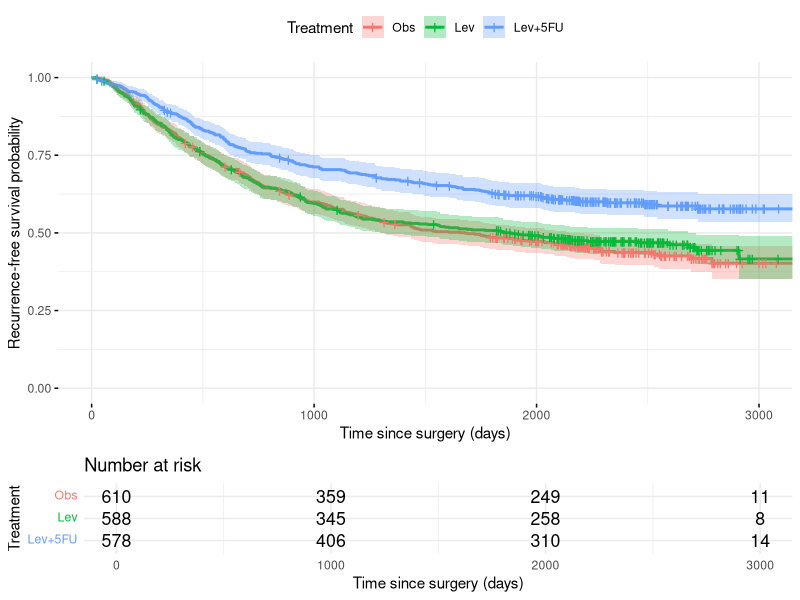
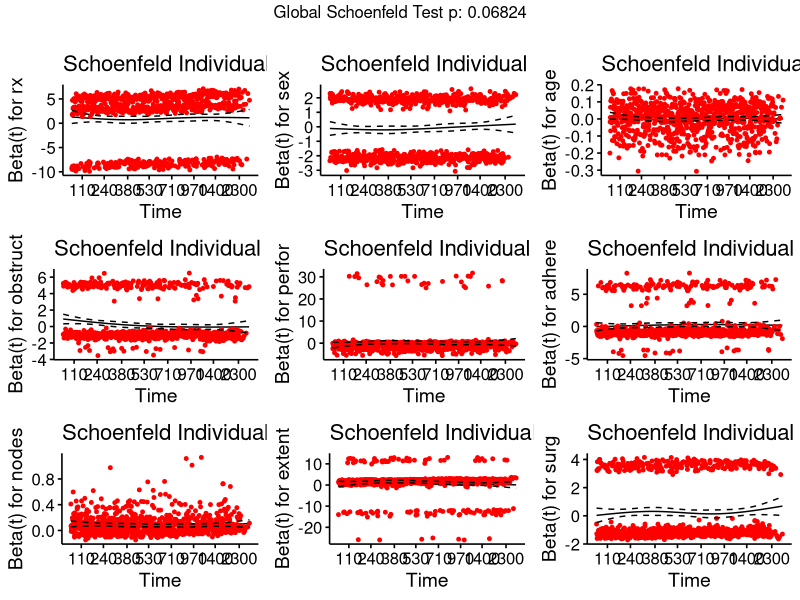
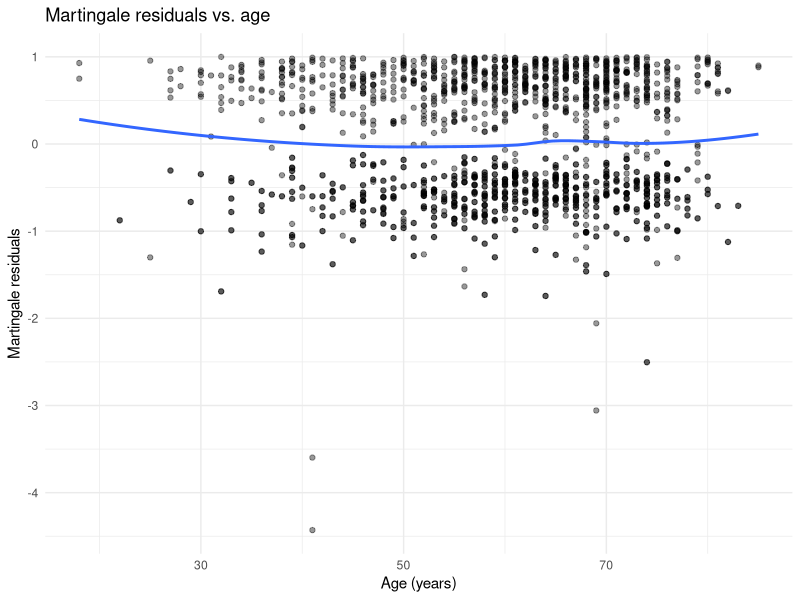
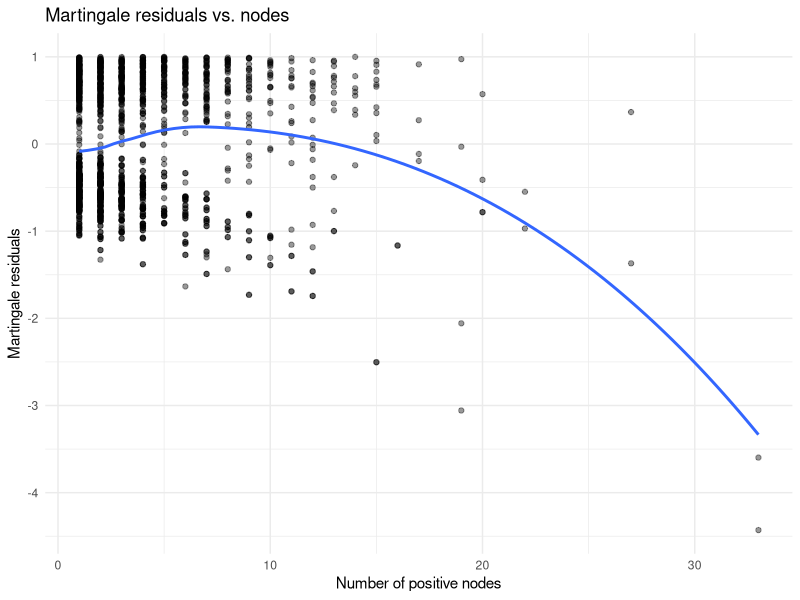
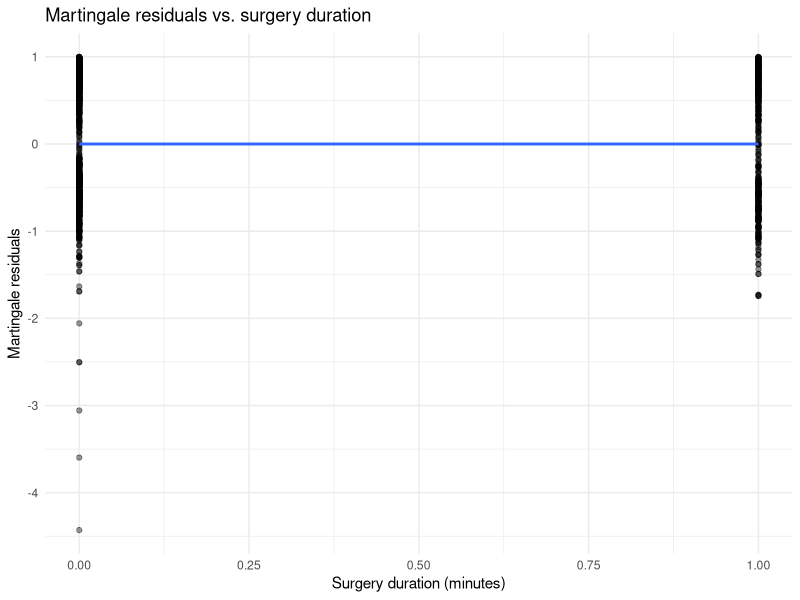
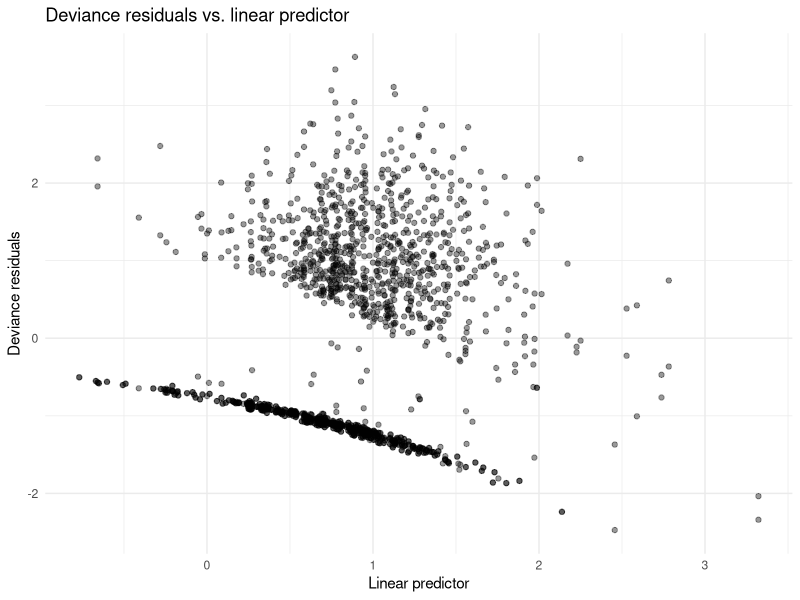
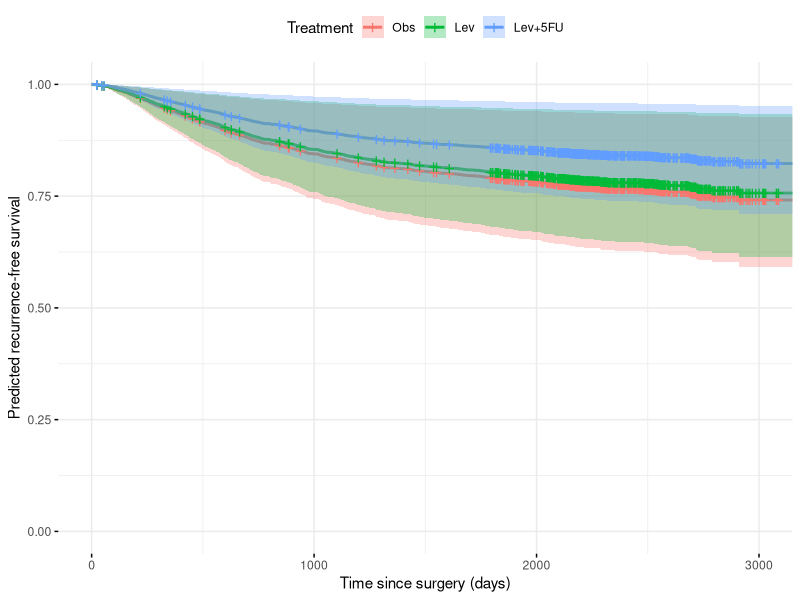
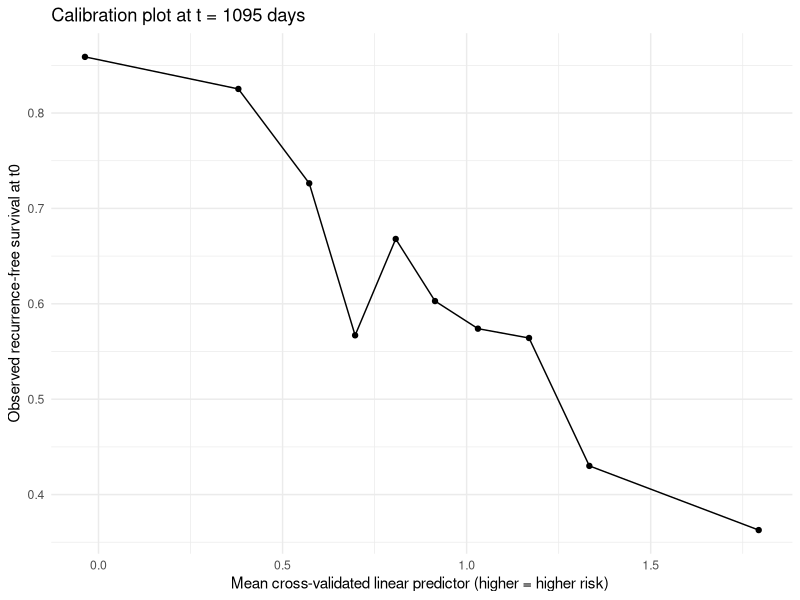

The R script that drew these images, in order:
# Load packages ------------------------------------------------------
library(survival)   # survival objects, Cox model
library(survminer)  # KM and Cox plots
library(dplyr)      # data wrangling
library(ggplot2)    # plotting
library(Hmisc)      # C-index (rcorr.cens)
library(tidyr)      # drop_na
library(knitr)      # kable
library(broom)      # tidy outputs
library(here)       # file paths
library(tibble)


#--- Load and Clean Data -----------------------------------------------------
set.seed(713)       # reproducibility

colon <- survival::colon

# Replace nodes = 0 with 1
colon <- colon %>%
  mutate(
    nodes = ifelse(nodes == 0, 1, nodes)
  )


# Define survival object for recurrence-free survival
surv_obj <- Surv(time = colon$time, event = colon$status)


# Recode treatment (rx) and sex to factors
colon <- colon %>%
  mutate(
    rx = factor(rx,
                levels = c("Obs", "Lev", "Lev+5FU")),
    sex = factor(sex,
                 levels = c(0, 1),
                 labels = c("Female", "Male")),
    obstruct = factor(obstruct,
                      levels = c(0, 1),
                      labels = c("No obstruction", "Obstruction")),
    perfor = factor(perfor,
                    levels = c(0, 1),
                    labels = c("No perforation", "Perforation")),
    adhere = factor(adhere,
                    levels = c(0, 1),
                    labels = c("Adherent", "Not adherent")),
    extent = factor(extent)
  )

colon <- colon |> drop_na()

#--- Descriptive Statistics ----------------------------------------------------

# Baseline characteristics by treatment group (on full colon, not colon_model)
baseline_table <- colon %>%
  group_by(rx) %>%
  summarise(
    n = n(),
    age_mean = mean(age, na.rm = TRUE),
    age_sd   = sd(age, na.rm = TRUE),
    nodes_median = median(nodes, na.rm = TRUE),
    nodes_IQR    = IQR(nodes, na.rm = TRUE),
    male_pct     = mean(sex == "Male", na.rm = TRUE) * 100,
    obstruct_pct = mean(obstruct == "Obstruction", na.rm = TRUE) * 100,
    perfor_pct   = mean(perfor == "Perforation", na.rm = TRUE) * 100,
    nonadherent_pct = mean(adhere == "Not adherent", na.rm = TRUE) * 100,
    .groups = "drop"
  )

print(baseline_table)


#--- Kaplan–Meier Curves by Treatment ------------------------------------------

fit_km_rx <- survfit(Surv(time, status) ~ rx, data = colon)

km_plot_rx <- ggsurvplot(
  fit_km_rx,
  data       = colon,
  risk.table = TRUE,
  conf.int   = TRUE,
  pval       = FALSE,  # turned off to avoid "only 1 group" survdiff errors
  legend.title = "Treatment",
  legend.labs  = levels(colon$rx),
  xlab       = "Time since surgery (days)",
  ylab       = "Recurrence-free survival probability",
  ggtheme    = theme_minimal()
)

print(km_plot_rx)


#--- Cox Prediction Model -------------------------------------------------

cox <- coxph(
  Surv(time, status) ~ rx + sex + age +
    obstruct + perfor + adhere + nodes + extent + surg,
  data = colon
)

summary(cox)

cox_tidy <- tidy(cox, exponentiate = TRUE, conf.int = TRUE)
kable(cox_tidy, digits = 3,
      caption = "Cox prediction model: hazard ratios (for reference)")


#--- Model Diagnostics ---------------------------------------------------------

## 1) Proportional Hazards Assumption

zph_full <- cox.zph(cox)
print(zph_full)

# Schoenfeld residual plots
ggcoxzph(zph_full)


## 2) Martingale residuals

martingale_resid <- residuals(cox, type = "martingale")

# Create diagnostic dataframe by filtering colon to match the Cox model rows
diagnostic_df <- colon %>%
  drop_na(time, status, rx, sex, age, obstruct, perfor, adhere, nodes, extent, surg) %>%
  mutate(martingale = martingale_resid)

# Age vs martingale
ggplot(diagnostic_df, aes(x = age, y = martingale)) +
  geom_point(alpha = 0.4) +
  geom_smooth(method = "loess", se = FALSE) +
  theme_minimal() +
  labs(
    title = "Martingale residuals vs. age",
    x     = "Age (years)",
    y     = "Martingale residuals"
  )

# Nodes vs martingale
ggplot(diagnostic_df, aes(x = nodes, y = martingale)) +
  geom_point(alpha = 0.4) +
  geom_smooth(method = "loess", se = FALSE) +
  theme_minimal() +
  labs(
    title = "Martingale residuals vs. nodes",
    x     = "Number of positive nodes",
    y     = "Martingale residuals"
  )

# Surgery duration vs martingale
ggplot(diagnostic_df, aes(x = surg, y = martingale)) +
  geom_point(alpha = 0.4) +
  geom_smooth(method = "loess", se = FALSE) +
  theme_minimal() +
  labs(
    title = "Martingale residuals vs. surgery duration",
    x     = "Surgery duration (minutes)",
    y     = "Martingale residuals"
  )


## 3) Influential observations

deviance_resid <- residuals(cox, type = "deviance")
lp <- predict(cox, type = "lp")

diagnostic_df <- diagnostic_df %>%
  mutate(
    deviance = deviance_resid,
    lp       = lp
  )

ggplot(diagnostic_df, aes(x = lp, y = deviance)) +
  geom_point(alpha = 0.4) +
  theme_minimal() +
  labs(
    title = "Deviance residuals vs. linear predictor",
    x     = "Linear predictor",
    y     = "Deviance residuals"
  )


#--- Predicted Survival Curves by Treatment ------------------------------------

# Build typical patient using means from the complete case data
newdata_template <- diagnostic_df %>%
  summarise(
    age      = mean(age, na.rm = TRUE),
    nodes    = median(nodes, na.rm = TRUE),
    surg     = mean(surg, na.rm = TRUE)
  ) %>%
  mutate(
    sex      = levels(diagnostic_df$sex)[1],
    obstruct = levels(diagnostic_df$obstruct)[1],
    perfor   = levels(diagnostic_df$perfor)[1],
    adhere   = levels(diagnostic_df$adhere)[1],
    extent   = levels(diagnostic_df$extent)[1]
  )

# Create one row for each treatment level
newdata_pred <- newdata_template %>%
  slice(rep(1, 3)) %>%
  mutate(rx = levels(colon$rx))

# Check for NAs before fitting
print("Checking newdata_pred:")
print(newdata_pred)
print(sapply(newdata_pred, class))

fit_pred <- survfit(cox, newdata = newdata_pred)

pred_plot_rx <- ggsurvplot(
  fit_pred,
  data         = newdata_pred,
  legend.title = "Treatment",
  legend.labs  = levels(colon$rx),
  xlab         = "Time since surgery (days)",
  ylab         = "Predicted recurrence-free survival",
  ggtheme      = theme_minimal()
)

print(pred_plot_rx)


#--- Internal Validation -------------------------------------------------------

# Create colon_model as the complete case dataset
colon_model <- colon %>%
  drop_na(time, status, rx, sex, age, obstruct, perfor, adhere, nodes, extent, surg)

K <- 10
n <- nrow(colon_model)

set.seed(713)
fold_id <- sample(rep(1:K, length.out = n))
colon_model$fold_id <- fold_id

# store cross-validated linear predictor
lp_cv <- rep(NA_real_, n)

for (k in 1:K) {
  train_data <- colon_model %>% filter(fold_id != k)
  test_data  <- colon_model %>% filter(fold_id == k)
  
  cox_k <- coxph(
    Surv(time, status) ~ rx + sex + age +
      obstruct + perfor + adhere + nodes + extent + surg,
    data = train_data
  )
  
  lp_k <- predict(cox_k, newdata = test_data, type = "lp")
  lp_cv[colon_model$fold_id == k] <- lp_k
}

colon_model$lp_cv <- lp_cv

## C-index (discrimination, out-of-sample)
cindex_cv <- rcorr.cens(
  x = colon_model$lp_cv,
  S = Surv(colon_model$time, colon_model$status)
)

cindex_est <- as.numeric(cindex_cv["C Index"])

perf_table <- tibble(
  metric   = "C-index (10-fold CV)",
  estimate = cindex_est
)

kable(
  perf_table,
  digits = 3,
  caption = "Out-of-sample discrimination: C-index from 10-fold cross-validation"
)


## Calibration slope
cox_calib <- coxph(
  Surv(time, status) ~ lp_cv,
  data = colon_model
)

calib_tidy <- tidy(cox_calib, conf.int = TRUE, conf.level = 0.95) %>%
  filter(term == "lp_cv") %>%
  select(estimate, conf.low, conf.high, p.value)

kable(
  calib_tidy,
  digits = 3,
  caption = "Calibration slope for cross-validated risk score"
)


#--- Calibration Plot ----------------------------------------------------------

t0 <- 1095  # ~3 years

colon_model <- colon_model %>%
  mutate(lp_decile = ntile(lp_cv, 10))

get_km_at_t0 <- function(data, t0) {
  fit <- survfit(Surv(time, status) ~ 1, data = data)
  s <- summary(fit, times = t0)$surv
  if (length(s) == 0) return(NA_real_)
  s
}

calib_df <- colon_model %>%
  group_by(lp_decile) %>%
  summarise(
    mean_lp = mean(lp_cv, na.rm = TRUE),
    surv_t0 = get_km_at_t0(cur_data_all(), t0),
    .groups = "drop"
  ) %>%
  arrange(lp_decile)

ggplot(calib_df, aes(x = mean_lp, y = surv_t0)) +
  geom_point() +
  geom_line() +
  theme_minimal() +
  labs(
    title = paste0("Calibration plot at t = ", t0, " days"),
    x     = "Mean cross-validated linear predictor (higher = higher risk) ",
    y     = "Observed recurrence-free survival at t0"
  )
